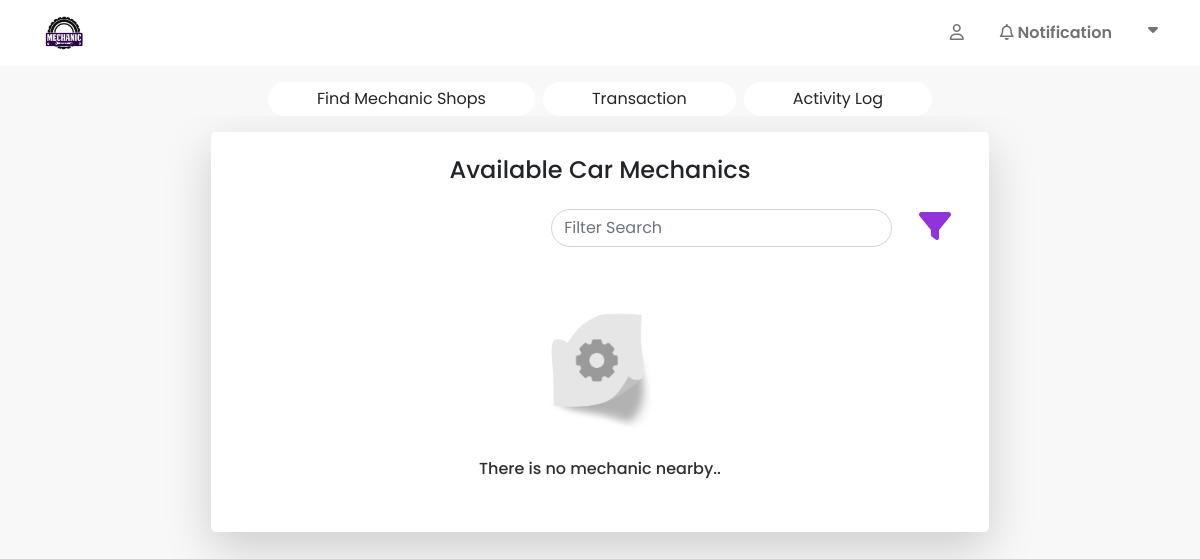
The page /vehicleownerPages/voCarmech.php on the database as committed earlier.
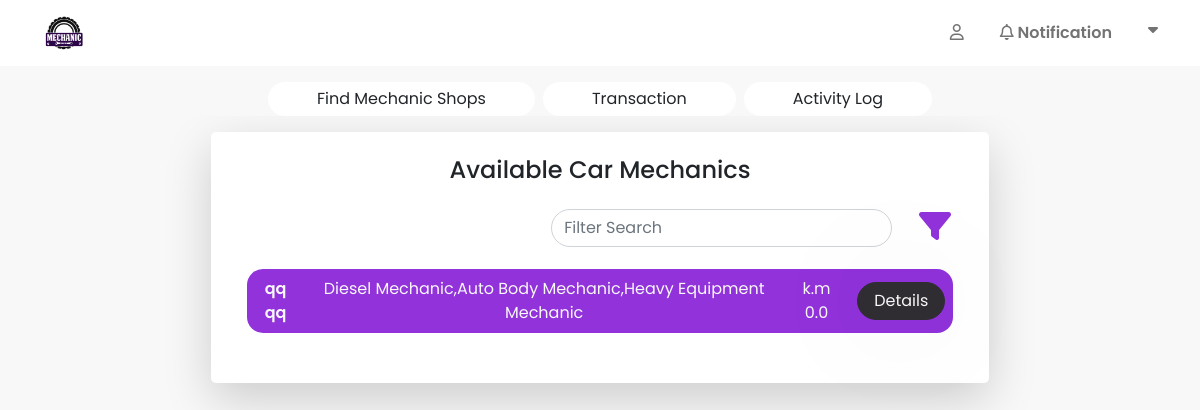
The same page on the database as committed later.
### tables this page shows
CREATE TABLE `mechanic` (
  `mechID` int(50) NOT NULL,
  `profile_url` varchar(100) NOT NULL,
  `mechFirstname` varchar(50) NOT NULL,
  `mechLastname` varchar(50) NOT NULL,
  `mechAddress` varchar(50) NOT NULL,
  `mechEmail` varchar(50) NOT NULL,
  `mechCnumber` varchar(50) NOT NULL,
  `mechValidID` varchar(100) NOT NULL,
  `Specialization` varchar(100) NOT NULL,
  `vehicleType` varchar(100) NOT NULL,
  `Username` varchar(50) NOT NULL,
  `Password` varchar(100) NOT NULL,
  `role` varchar(50) NOT NULL,
  `latitude` varchar(100) NOT NULL,
  `longitude` varchar(100) NOT NULL,
  `distanceKM` varchar(100) NOT NULL,
  `status` varchar(100) NOT NULL DEFAULT 'pending'
);

### vehicleownerPages/voCarmech.php (the view, shortened to what this page needs)
<?php
include('../config.php');
?>
<!DOCTYPE html>
<html lang="en">
<head>
    <link rel="stylesheet" href="../css/bootstrap.min.css">
    <link rel="stylesheet" href="https://cdn.jsdelivr.net/npm/@fortawesome/fontawesome-free@5.15.4/css/fontawesome.min.css">
    <link href="https://cdn.jsdelivr.net/npm/bootstrap@5.1.3/dist/css/bootstrap.min.css" rel="stylesheet">
    <link rel="stylesheet" href="../css/style.css">
</head>
<body onload="getLocation();" id="contbody" style="background-color: #f8f8f8">
    <?php include('voHeader.php');?>
    <?php include('./voTopnav.php');?>
    <section id="mechContent" class="mech-content container-fluid">
        <div class="row py-3 px-sm-0 px-md-3 text-center table-responsive justify-content-center pb-5">
            <div class="col-lg-8 bg-white py-4 rounded-3 shadow-lg">
                <h4 class="text-dark pb-4">Available Car Mechanics</h4>
                <div class="row d-flex justify-content-end align-items-center px-sm-0 px-md-4">
                    <div class="col-9 col-md-6 searchlogo">
                        <input class="form-control rounded-pill" type="text" placeholder="Filter Search">
                    </div>
                    <div class="col-3 col-md-1 searchlogo justify-content-center align-items-center">
                        <i class="fa-solid fa-filter fa-2x" data-bs-toggle="modal" data-bs-target="#Filter-modal"></i>
                    </div>
                </div>
                <table class="table table-borderless table-curved pt-1 px-sm-0 px-md-4">
                    <tbody>
                        <?php
                    $sql="SELECT * from mechanic WHERE vehicleType like '%Car%' and status='approve'";
                    $query=$dbh->prepare($sql);
                    $query->execute();
                    $results=$query->fetchALL(PDO::FETCH_OBJ);
                    if( $query->rowCount()>0){
                        foreach($results as $result){
                            if($result->distanceKM <= 3.0){
                ?>
                        <tr class="d-flex align-items-center justify-content-around mt-2">
                            <td><?php echo htmlentities($result->mechFirstname." ".$result->mechLastname);?></td>
                            <td><?php echo htmlentities($result->Specialization);?></td>
                            <td>k.m <?php echo htmlentities($result->distanceKM);?> </td>
                            <td><a class="btn btn-warning px-3" href="voCarmechRequest.php?regeditid=<?php echo htmlentities($result->mechID)?>">Details</a></td>
                        </tr>
                        <?php }} }
        else {
        ?>
        <div class="emptyrequest mt-1 pt-5" >
            <div class="emptydiv"><img src="../img/empty.png" alt=""></div>
            <h6>There is no mechanic nearby..</h6>
        </div>
        <?php
        }
        ?>
                    </tbody>
                </table>
            </div>
        </div>
    </section>
</body>
</html>

Rows that differ between the two databases and show on the page:
added mechanic: mechFirstname+mechLastname "qq qq", Specialization "Diesel Mechanic,Auto Body Mechanic,Heavy Equipment Mechanic", distanceKM "0.0"
Other text that changed with them:
text no longer shown: "There is no mechanic nearby.."
